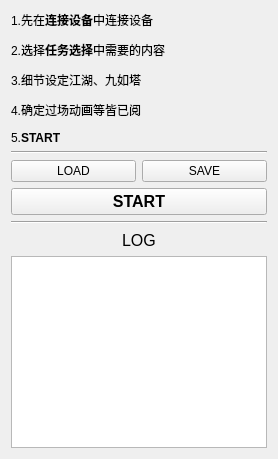
      <widget class="QWidget" name="tab_MainPage">
       <attribute name="title">
        <string>主页</string>
       </attribute>
       <layout class="QVBoxLayout" name="verticalLayout_12">
        <item>
         <widget class="QLabel" name="main_label_manual">
          <property name="text">
           <string>&lt;html&gt;&lt;head/&gt;&lt;body&gt;&lt;p&gt;1.先在&lt;span style=&quot; font-weight:600;&quot;&gt;连接设备&lt;/span&gt;中连接设备&lt;/p&gt;&lt;p&gt;2.选择&lt;span style=&quot; font-weight:600;&quot;&gt;任务选择&lt;/span&gt;中需要的内容&lt;/p&gt;&lt;p&gt;3.细节设定江湖、九如塔&lt;/p&gt;&lt;p&gt;4.确定过场动画等皆已阅&lt;/p&gt;&lt;p&gt;5.&lt;span style=&quot; font-weight:600;&quot;&gt;START&lt;/span&gt;&lt;/p&gt;&lt;/body&gt;&lt;/html&gt;</string>
          </property>
         </widget>
        </item>
        <item>
         <widget class="Line" name="line">
          <property name="orientation">
           <enum>Qt::Horizontal</enum>
          </property>
         </widget>
        </item>
        <item>
         <layout class="QHBoxLayout" name="horizontalLayout">
          <item>
           <widget class="QPushButton" name="main_button_load">
            <property name="text">
             <string>LOAD</string>
            </property>
           </widget>
          </item>
          <item>
           <widget class="QPushButton" name="main_button_save">
            <property name="text">
             <string>SAVE</string>
            </property>
           </widget>
          </item>
         </layout>
        </item>
        <item>
         <widget class="QPushButton" name="main_button_start">
          <property name="font">
           <font>
            <pointsize>12</pointsize>
            <weight>75</weight>
            <bold>true</bold>
           </font>
          </property>
          <property name="text">
           <string>START</string>
          </property>
         </widget>
        </item>
        <item>
         <widget class="Line" name="line_2">
          <property name="orientation">
           <enum>Qt::Horizontal</enum>
          </property>
         </widget>
        </item>
        <item>
         <layout class="QHBoxLayout" name="main_label_Log">
          <item>
           <spacer name="main_label_Log_spacer1">
            <property name="orientation">
             <enum>Qt::Horizontal</enum>
            </property>
            <property name="sizeHint" stdset="0">
             <size>
              <width>40</width>
              <height>20</height>
             </size>
            </property>
           </spacer>
          </item>
          <item>
           <widget class="QLabel" name="main_label_Log_text">
            <property name="font">
             <font>
              <pointsize>12</pointsize>
              <weight>50</weight>
              <bold>false</bold>
             </font>
            </property>
            <property name="text">
             <string>LOG</string>
            </property>
           </widget>
          </item>
          <item>
           <spacer name="main_label_Log_spacer2">
            <property name="orientation">
             <enum>Qt::Horizontal</enum>
            </property>
            <property name="sizeHint" stdset="0">
             <size>
              <width>40</width>
              <height>20</height>
             </size>
            </property>
           </spacer>
          </item>
         </layout>
        </item>
        <item>
         <widget class="QPlainTextEdit" name="main_textBox_Log">
          <property name="sizePolicy">
           <sizepolicy hsizetype="Expanding" vsizetype="Expanding">
            <horstretch>0</horstretch>
            <verstretch>0</verstretch>
           </sizepolicy>
          </property>
         </widget>
        </item>
       </layout>
      </widget>
